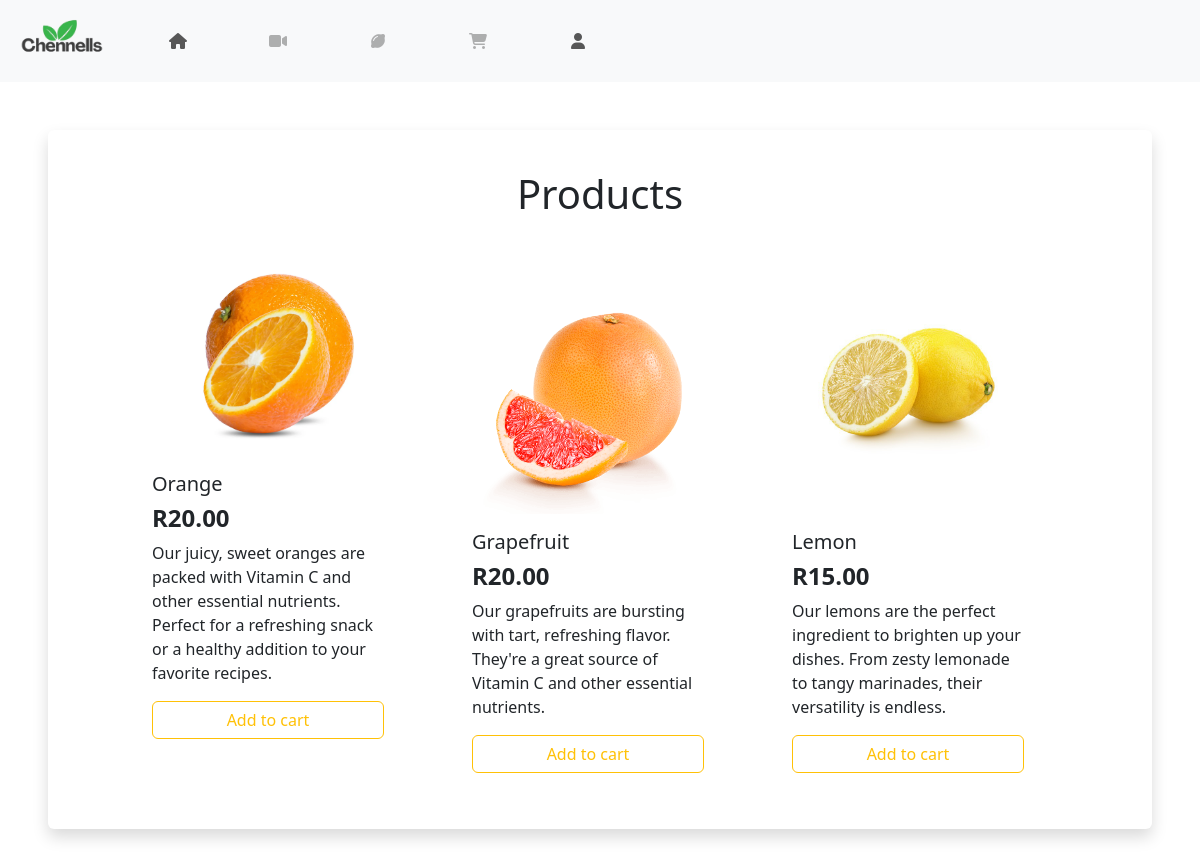
Screenshot of /products/ with the database file from the repository.
### products/models.py (models this page shows, shortened)
class Product(models.Model):
    name = models.CharField(max_length=100)
    price = models.DecimalField(default=0, decimal_places=2, max_digits=6)
    description = models.CharField(max_length=250, default='', blank=True, null=True)
    image = models.ImageField(upload_to='uploads/product/')

### products/views.py (the view)
# urls.py: path('products/', include('products.urls')),
def products(request):
    products = Product.objects.all()
    return render(request, 'products/products.html', {'products':products})

### products/templates/products/products.html
{% extends 'main/base.html' %}
{% load static %}
{% block content %}
<div class="shadow p-4 m-5 bg-body rounded">
    <h1 class="text-center my-3">Products</h1>
    <div class="row">
        <div class="row d-flex justify-content-center">
            {% for product in products %}
                    <div class="card col-sm-6 col-md-4 col-lg-3 m-3 border-0" style="width: 18rem;" id="product_card">
                        <img src="{{ product.image.url }}" class="card-img-top" alt="product image">
                        <div class="card-body">
                        <h5 class="card-title">{{ product.name }}</h5>
                        <h4 class="card-title fw-bold">R{{ product.price }}</h4>
                        <p class="card-text">{{ product.description }}</p>
                        <a href="add_cart/{{ product.id }}" class="btn btn-outline-warning d-flex justify-content-center" id="button">Add to cart</a>
                        </div>
                    </div>
            {% endfor %}
        </div>
    </div>
</div>
{% endblock %}

### main/templates/main/base.html (shortened to what this page needs)
<!doctype html>
<html lang="en">
  <head>
    <link href="https://cdn.jsdelivr.net/npm/bootstrap@5.3.3/dist/css/bootstrap.min.css" rel="stylesheet">
    {% load static %}
    <link rel="stylesheet" href="{% static 'base-style.css' %}">
</head>
  <body>
    <nav class="navbar navbar-expand-lg bg-body-tertiary sticky-top">
      <div class="container-fluid">
        <a class="navbar-brand" href="{% url 'home' %}"><img src="{% static 'assets/logo.png' %}" alt="logo" id="logo"></a>
        <div class="collapse navbar-collapse text-center" id="navbarNavAltMarkup">
          <div class="navbar-nav">
            <a class="nav-link" href="{% url 'home' %}" title="home"><i class="fa-solid fa-house"></i></a>
            {% if user.is_authenticated %}
              <a class="nav-link" href="{% url 'live' %}" title="live page"><i class="fa-solid fa-video"></i></a>
              <a class="nav-link" href="{% url 'products' %}" title="products"><i class="fa-solid fa-lemon"></i></a>
              <a class="nav-link" href="{% url 'cart' %}" title="cart"><i class="fa-solid fa-cart-shopping"></i></a>
              <a class="nav-link" href="{% url 'logout_confirmation' %}" title="log out"><i class="fa-solid fa-user"></i></a>
              {% if user.is_staff %}
                <a class="nav-link" href="/admin/" title="admin"><i class="fa-solid fa-gear"></i></a>
              {% endif %}
            {% else %}
              <a class="nav-link disabled" href="{% url 'live' %}" title="live page"><i class="fa-solid fa-video"></i></a>
              <a class="nav-link disabled" href="{% url 'products' %}" title="varieties"><i class="fa-solid fa-lemon"></i></a>
              <a class="nav-link disabled" href="{% url 'cart' %}" title="cart"><i class="fa-solid fa-cart-shopping"></i></a>
              <a class="nav-link" href="{% url 'login' %}" title="login"><i class="fa-solid fa-user"></i></i></a>
            {% endif %}
          </div>
        </div>
      </div>
    </nav>
    {% block content %}
    {% endblock %}
    </body>
</html>

### main/static/base-style.css (style rules this page uses)
#logo { width: 100px; transition: all 0.3s ease-out; }
.nav-link { width: 100px; transition: all 0.3s ease-out; }
#button { transition: ease-in-out 0.3s; }
#product_card { transition: ease-in-out 0.5s; }

### rows the page displays
Product: image (picture), name "Orange", price "20.00", description "Our juicy, sweet oranges are packed with Vitamin C and other essential nutrients. Perfect for a refreshing snack or a healthy addition to your favorite recipes."
Product: image (picture), name "Grapefruit", price "20.00", description "Our grapefruits are bursting with tart, refreshing flavor. They're a great source of Vitamin C and other essential nutrients."
Product: image (picture), name "Lemon", price "15.00", description "Our lemons are the perfect ingredient to brighten up your dishes. From zesty lemonade to tangy marinades, their versatility is endless."
